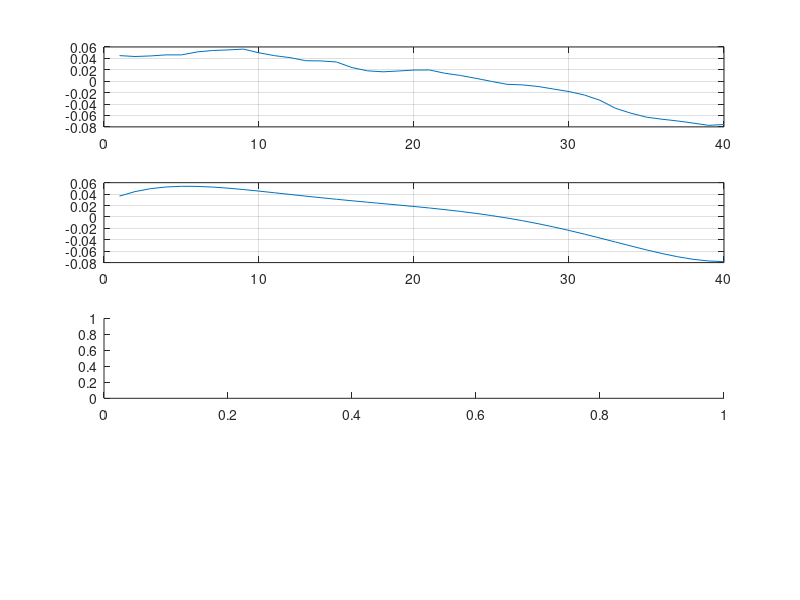

MATLAB code to generate this figure: (Note: this script raises an error after producing the figure.)
clear
%close all
load fill2 
avey=b;
fil=(avey);
nl=length(fil);
step=40;
wi=40;
num=ceil((nl-wi)/step);

fs=40;
df=fs/wi;
xf=[0:df:df*(wi-1)]-fs/2;
sumy=zeros(num,wi);
% d = fdesign.highpass('Fst,Fp,Ast,Ap',0.035,0.04,60,1);
% Hd = design(d,'equiripple');
sp=fil;
sp1=zeros(1,nl);
 bt=zeros(1,num);
figure 
for i=1:num
ffts=fil(1,(1+(i-1)*step:(i-1)*step+wi));
%aft= filter(Hd,ffts);%filter
t = (1:length(ffts));
opol =5;
[p,s,mu] = polyfit(t,ffts,opol);
trend = polyval(p,t,[],mu);
aft = ffts-trend;
subplot(4,1,1)
plot(t,ffts);grid
subplot(4,1,2);
plot(t,trend);grid
subplot(4,1,3);
aft2=hampel(aft,5,0.01);
plot(t,aft);grid
%%FFT
% n2=length(aft2);
% yfft2=(abs(fft(aft2,n2)));
% fs=1/((3)/n2);%%time
% df=fs/n2;
% xf=[0:df:df*(n2-1)]-fs/2;
%  subplot(4,1,4);
% plot(xf,fftshift(yfft2));grid;
% hold on
%%xxor
% ac=xcorr(aft2,aft2);
% 
% subplot(4,1,4);
% plot(ac);grid;
% [~,locs]=findpeaks(ac);
% medn=(length(locs)+1)/2;
% tt=locs(1,medn)-locs(1,(medn-1));
% bt(1,i)=tt;
%%splice
sp(1,(1+(i-1)*step:(i-1)*step+wi-1))=trend(1:wi-1);
sp=hampel(sp,3,0.1);
sp1=fil-sp;
end
figure
plot(avey)
hold on
plot(sp);
figure
plot(sp1);
n=length(sp1);
yfft2=(abs(fft(sp1,n)));
fs=1/((30)/n);%%time
df=fs/n;
xf=[0:df:df*(n-1)]-fs/2;
 figure
plot(xf,fftshift(yfft2));grid;

save pm sp1
%%bt
% ff=mean(sumy);
% bt1=errorfil(bt);
% finalbt=1200/mean(bt)
% finalbt1=1200/mean(bt1)
% figure
% plot(bt)
% hold on
% plot(bt1)
%figure
%plot(xf,ff)
%save ff ff